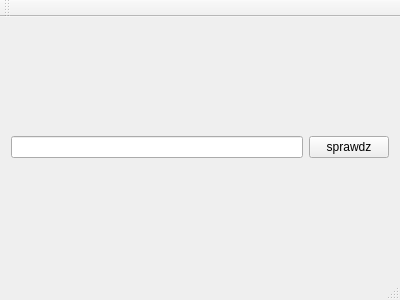
<?xml version="1.0" encoding="UTF-8"?>
<ui version="4.0">
 <class>Liczbapierwsza</class>
 <widget class="QMainWindow" name="Liczbapierwsza">
  <property name="geometry">
   <rect>
    <x>0</x>
    <y>0</y>
    <width>400</width>
    <height>300</height>
   </rect>
  </property>
  <property name="windowTitle">
   <string>Liczbapierwsza</string>
  </property>
  <widget class="QWidget" name="centralWidget">
   <layout class="QHBoxLayout" name="horizontalLayout_2">
    <item>
     <layout class="QHBoxLayout" name="horizontalLayout">
      <item>
       <widget class="QLineEdit" name="lineEdit"/>
      </item>
      <item>
       <widget class="QPushButton" name="sprawdz">
        <property name="text">
         <string>sprawdz</string>
        </property>
       </widget>
      </item>
     </layout>
    </item>
   </layout>
  </widget>
  <widget class="QMenuBar" name="menuBar">
   <property name="geometry">
    <rect>
     <x>0</x>
     <y>0</y>
     <width>400</width>
     <height>21</height>
    </rect>
   </property>
  </widget>
  <widget class="QToolBar" name="mainToolBar">
   <attribute name="toolBarArea">
    <enum>TopToolBarArea</enum>
   </attribute>
   <attribute name="toolBarBreak">
    <bool>false</bool>
   </attribute>
  </widget>
  <widget class="QStatusBar" name="statusBar"/>
 </widget>
 <layoutdefault spacing="6" margin="11"/>
 <resources/>
 <connections/>
</ui>
